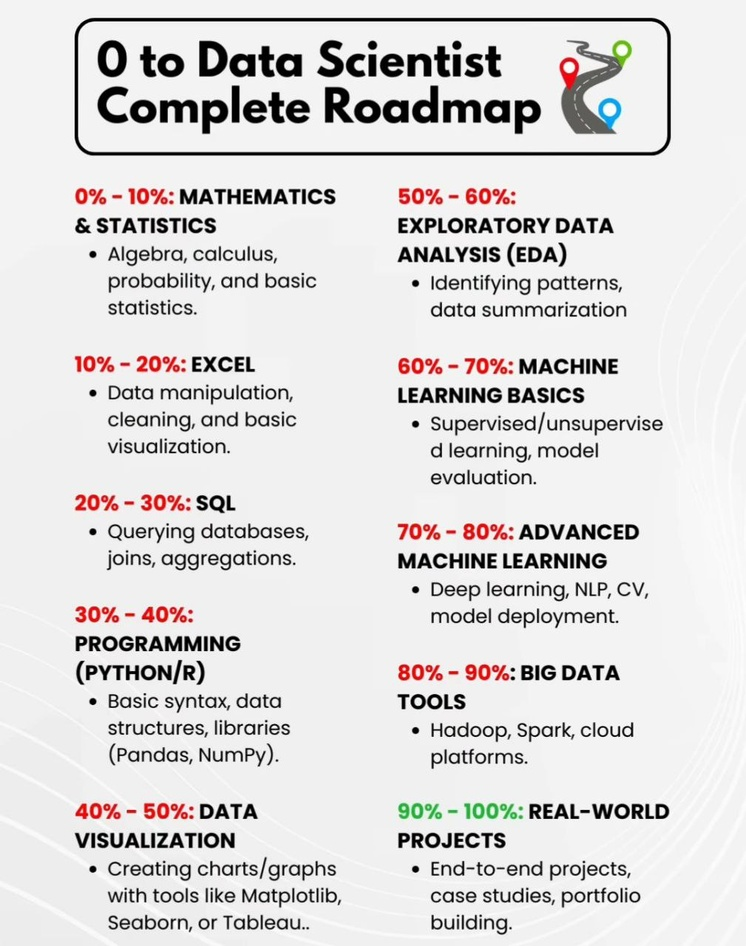
#> input picture 9.Deep_learning/class/11.2 OCR/2.ocr_text_recognition_from_img_project/images/ds_roadmap.jpg, 746 x 946 px, shrunk from 1009 x 1280 before the run
$ python -i ocr_utils.py   (imports and definitions only)
#> lines starting #> are read from the running program, lines starting #| are printed output that depends on the picture; after the words box and inside, x2 and y2 are one past the last pixel; in counts of white or black regions, pixels touching at a corner belong together
#> further down, picture is the input picture: shape (946, 746, 3); mean B, G, R 219.3, 219.5, 221.3
import cv2
import pytesseract
import numpy as np

def load_image(image_bytes):
    file_bytes = np.asarray(bytearray(image_bytes), dtype=np.uint8)
    image = cv2.imdecode(file_bytes, 1)
    return image

def preprocess_image(image):
    gray = cv2.cvtColor(image, cv2.COLOR_BGR2GRAY)
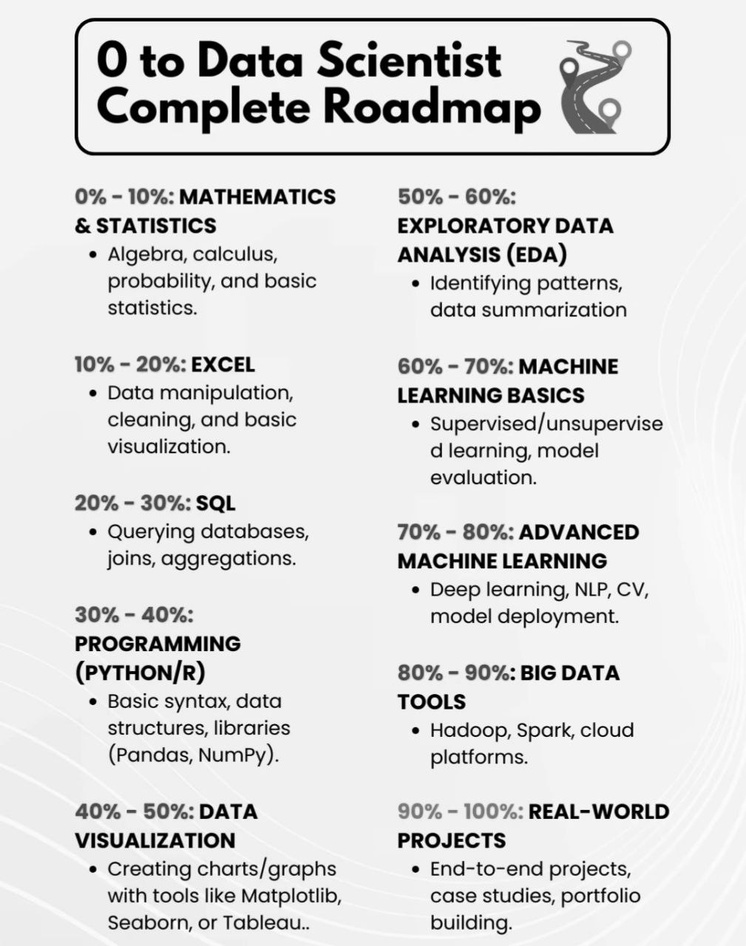
#> gray: shape (946, 746); min 0, max 255, mean 220
    gray = cv2.medianBlur(gray, 3)
    _, thresh = cv2.threshold(gray, 111, 255, cv2.THRESH_BINARY)
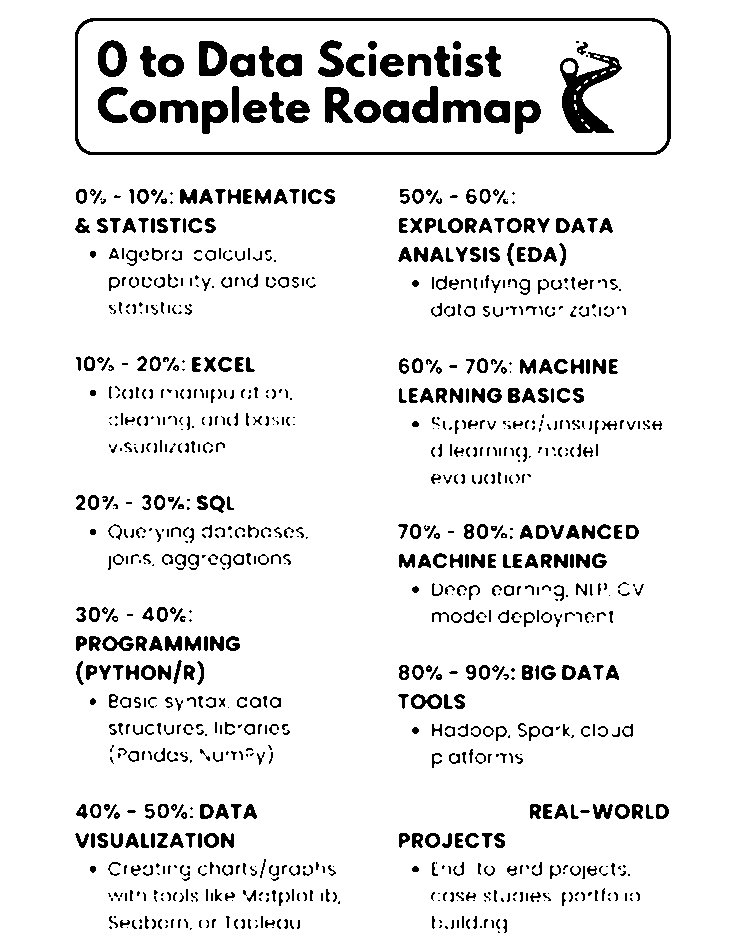
#> thresh: shape (946, 746); 91.8% white; 995 black regions (349 under 20 px), largest, box (x1, y1, x2, y2) and area: (75, 18, 671, 155) 4406, (560, 52, 622, 133) 2191, (199, 41, 227, 76) 675
    return thresh

def extract_text(image):
    return pytesseract.image_to_string(image)

def extract_data(image):
    return pytesseract.image_to_data(image, output_type=pytesseract.Output.DICT)

>>> import cv2
>>> picture = cv2.imread('images/ds_roadmap.jpg')
>>> result = preprocess_image(picture)
